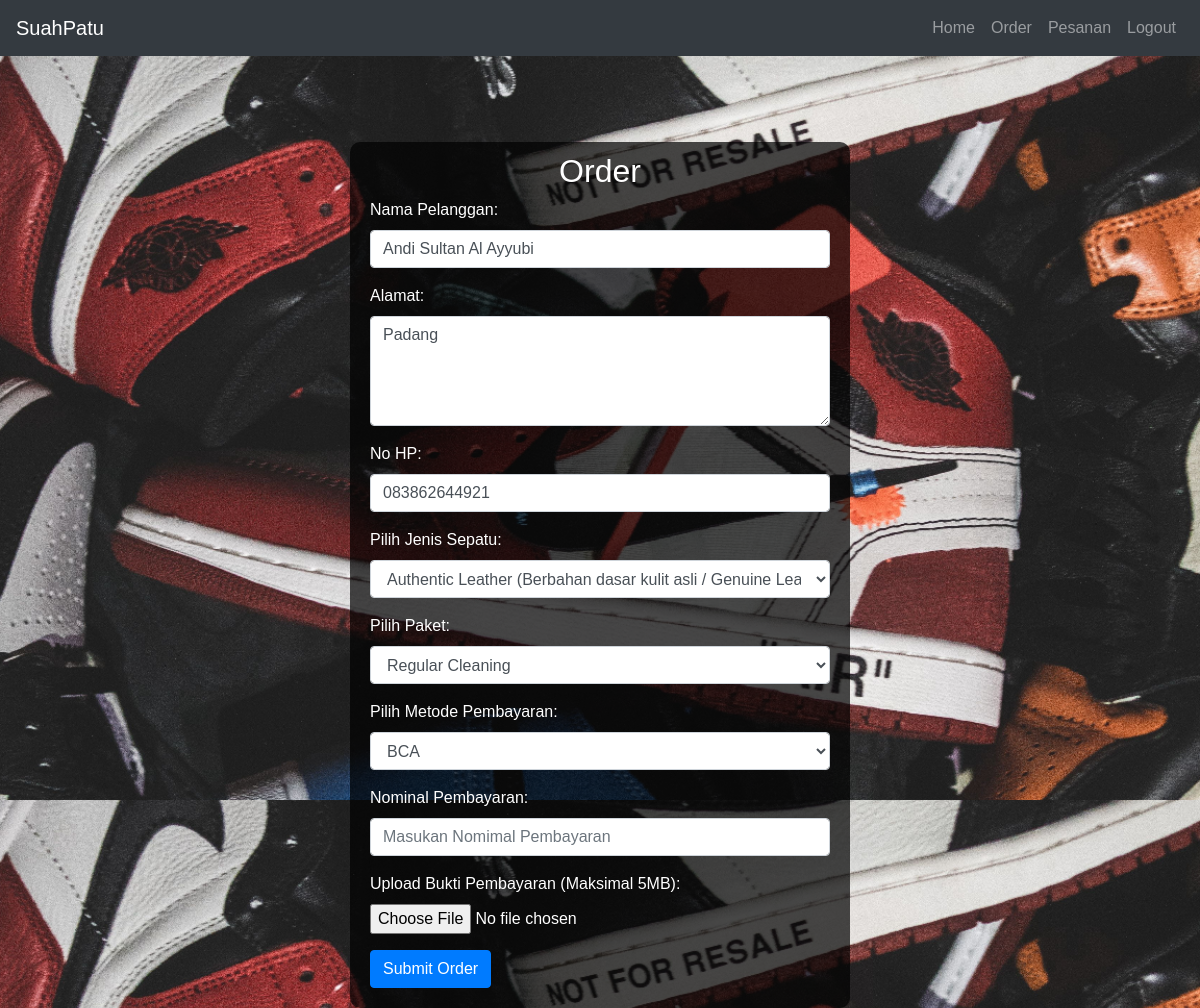
Screenshot of /order.php (signed in) with the database file from the repository.
### tables this page shows
CREATE TABLE `pelanggan` (
  `id` int(11) NOT NULL,
  `login_id` int(10) NOT NULL DEFAULT 2,
  `username` varchar(50) NOT NULL,
  `password` varchar(255) NOT NULL,
  `nama` varchar(55) NOT NULL,
  `alamat` varchar(255) NOT NULL,
  `nohp` varchar(20) NOT NULL,
  `email` varchar(25) NOT NULL
);

### order.php (the view, shortened to what this page needs)
<?php
include("headerpelanggan.php");
?>
<!DOCTYPE html>
<html lang="en">
  <head>
    <link rel="stylesheet" href="https://stackpath.bootstrapcdn.com/bootstrap/4.5.2/css/bootstrap.min.css">
  </head>
  <body>
    <?php
    if (isset($_SESSION['pelanggan_login_id'])) {
        $login_id = $_SESSION['pelanggan_login_id'];
        $query_pelanggan = "SELECT * FROM pelanggan WHERE id = $login_id";
        $result_pelanggan = mysqli_query($koneksi, $query_pelanggan);
        if ($result_pelanggan && mysqli_num_rows($result_pelanggan) > 0) {
            $pelanggan = mysqli_fetch_assoc($result_pelanggan);
    ?>
    <div class="container transparent-black-bg">
        <h2 class="text-center">Order</h2>
        <form action="orderact.php" method="post" enctype="multipart/form-data">
          <div class="form-group">
            <label for="nama_pelanggan">Nama Pelanggan:</label>
            <input type="text" class="form-control" id="nama_pelanggan" name="nama_pelanggan" value="<?php echo $pelanggan['nama']; ?>">
          </div>
          <div class="form-group">
              <label for="alamat_pelanggan">Alamat:</label>
              <textarea class="form-control" id="alamat_pelanggan" name="alamat_pelanggan" rows="4"><?php echo $pelanggan['alamat']; ?></textarea>
          </div>
          <div class="form-group">
            <label for="bohp">No HP:</label>
            <input type="text" class="form-control" id="nohp" name="nohp" value="<?php echo $pelanggan['nohp']; ?>">
          </div>
          <div class="form-group">
            <label for="paket">Pilih Jenis Sepatu:</label>
            <select class="form-control" id="jenis" name="jenis_sepatu">
              <?php
              $query_paket = "SELECT id, jenis_sepatu FROM sepatu";
              $result_paket = mysqli_query($koneksi, $query_paket);
              while ($row_paket = mysqli_fetch_assoc($result_paket)) {
                echo "<option value='" . $row_paket['jenis_sepatu'] . "'>" . $row_paket['jenis_sepatu'] . "</option>";
              }
              ?>
            </select>
          </div>
          <div class="form-group">
            <label for="paket">Pilih Paket:</label>
            <select class="form-control" id="paket" name="paket">
              <?php
              $query_paket = "SELECT id, namapaket, harga FROM paket";
              $result_paket = mysqli_query($koneksi, $query_paket);
              while ($row_paket = mysqli_fetch_assoc($result_paket)) {
                  echo "<option value='" . $row_paket['namapaket'] . "' data-harga='" . $row_paket['harga'] . "'>" . $row_paket['namapaket'] . "</option>";
              }
              ?>
            </select>
          </div>
          <div class="form-group">
            <label for="metode_pembayaran">Pilih Metode Pembayaran:</label>
            <select class="form-control" id="metode_pembayaran" name="metode_pembayaran">
              <?php
              $query_metode_pembayaran = "SELECT id, metode FROM metode_bayar";
              $result_metode_pembayaran = mysqli_query($koneksi, $query_metode_pembayaran);
              while ($row_metode_pembayaran = mysqli_fetch_assoc($result_metode_pembayaran)) {
                echo "<option value='" . $row_metode_pembayaran['metode'] . "'>" . $row_metode_pembayaran['metode'] . "</option>";
              }
              ?>
            </select>
          </div>
          <div class="form-group">
            <label for="bohp">Nominal Pembayaran:</label>
            <input type="text" class="form-control" id="totalbayar" name="totalbayar" placeholder="Masukan Nomimal Pembayaran">
          </div>
          <div class="form-group">
              <label for="bukti_pembayaran">Upload Bukti Pembayaran (Maksimal 5MB):</label>
              <input type="file" class="form-control-file" id="bukti_pembayaran" name="bukti_bayar" accept=".jpg, .jpeg, .png" maxlength="5MB" required>
          </div>
          <button type="submit" class="btn btn-primary">Submit Order</button>
        </form>
    </div>
    <?php
        } else {
            echo "<script>alert('Informasi pelanggan tidak ditemukan. Silakan login kembali.');</script>";
            echo "<script>window.location.href = 'login.php';</script>";
            exit();
        }
    } else {
        header("location: login.php");
        exit();
    }
    ?>
  </body>
</html>

### headerpelanggan.php (style rules this page uses)
body { padding-top: 56px; }

### order.php (style rules this page uses)
body { background-image: url('sepatu.jpeg'); background-size: cover; background-position: center; color: #fff; font-family: 'Helvetica', sans-serif; margin: auto; padding: 0; height: 100vh; display: flex; align-items: center; justify-content: center; position: relative; }
.transparent-black-bg { background-color: rgba(0, 0, 0, 0.7); padding: 20px; width: 500px; border-radius: 10px; margin-top: 350px; padding-top: 10px; }
.btn-primary { background-color: #007bff; }
.form-control-file { color: white; }

### rows the page displays
pelanggan: nama_pelanggan "Andi Sultan Al Ayyubi", alamat_pelanggan "Padang", nohp "083862644921"

### other values shown
form field jenis_sepatu "Authentic Leather (Berbahan dasar kulit asli / Genuine Leather)"
form field paket "Regular Cleaning"
form field metode_pembayaran "BCA"
